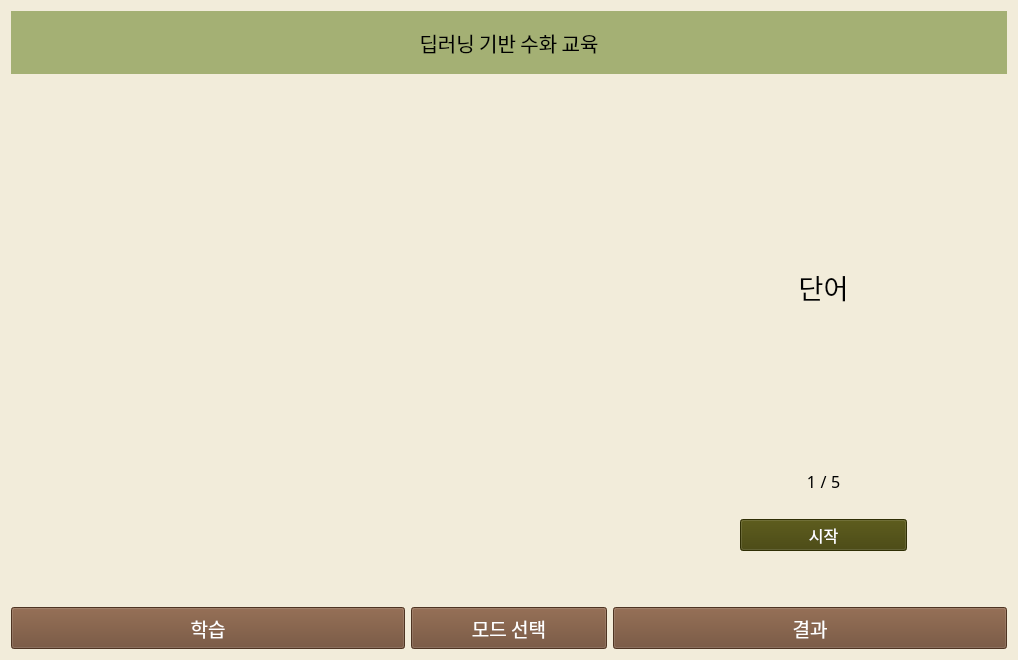
<?xml version="1.0" encoding="UTF-8"?>
<ui version="4.0">
 <class>Form</class>
 <widget class="QWidget" name="Form">
  <property name="geometry">
   <rect>
    <x>0</x>
    <y>0</y>
    <width>1018</width>
    <height>660</height>
   </rect>
  </property>
  <property name="windowTitle">
   <string>Form</string>
  </property>
  <property name="styleSheet">
   <string notr="true">background-color:rgb(242, 236, 218)</string>
  </property>
  <layout class="QGridLayout" name="gridLayout_2">
   <item row="0" column="0">
    <layout class="QGridLayout" name="gridLayout_3">
     <item row="0" column="0">
      <layout class="QGridLayout" name="gridLayout" rowstretch="0,3,25,2">
       <item row="3" column="0">
        <layout class="QHBoxLayout" name="horizontalLayout3" stretch="2,1,2">
         <item>
          <widget class="QPushButton" name="btn_learn">
           <property name="sizePolicy">
            <sizepolicy hsizetype="Minimum" vsizetype="Minimum">
             <horstretch>0</horstretch>
             <verstretch>0</verstretch>
            </sizepolicy>
           </property>
           <property name="font">
            <font>
             <family>한컴 윤고딕 230</family>
             <pointsize>14</pointsize>
            </font>
           </property>
           <property name="styleSheet">
            <string notr="true">QPushButton{
	color: white;
	background-color: rgb(109, 73, 48);
}

QPushButton:hover{
          color: rgb(109, 73, 48);
          background: transparent;
          border: 2px solid brown;
          border-radius: 1px;
}</string>
           </property>
           <property name="text">
            <string>학습</string>
           </property>
          </widget>
         </item>
         <item>
          <widget class="QPushButton" name="btn_mode">
           <property name="sizePolicy">
            <sizepolicy hsizetype="Minimum" vsizetype="Minimum">
             <horstretch>0</horstretch>
             <verstretch>0</verstretch>
            </sizepolicy>
           </property>
           <property name="font">
            <font>
             <family>한컴 윤고딕 230</family>
             <pointsize>14</pointsize>
            </font>
           </property>
           <property name="styleSheet">
            <string notr="true">QPushButton{
	color: white;
	background-color: rgb(109, 73, 48);
}

QPushButton:hover{
          color: rgb(109, 73, 48);
          background: transparent;
          border: 2px solid brown;
          border-radius: 1px;
}</string>
           </property>
           <property name="text">
            <string>모드 선택</string>
           </property>
          </widget>
         </item>
         <item>
          <widget class="QPushButton" name="btn_quiz">
           <property name="sizePolicy">
            <sizepolicy hsizetype="Minimum" vsizetype="Minimum">
             <horstretch>0</horstretch>
             <verstretch>0</verstretch>
            </sizepolicy>
           </property>
           <property name="palette">
            <palette>
             <active>
              <colorrole role="WindowText">
               <brush brushstyle="SolidPattern">
                <color alpha="255">
                 <red>255</red>
                 <green>255</green>
                 <blue>255</blue>
                </color>
               </brush>
              </colorrole>
              <colorrole role="Button">
               <brush brushstyle="SolidPattern">
                <color alpha="255">
                 <red>109</red>
                 <green>73</green>
                 <blue>48</blue>
                </color>
               </brush>
              </colorrole>
              <colorrole role="Text">
               <brush brushstyle="SolidPattern">
                <color alpha="255">
                 <red>255</red>
                 <green>255</green>
                 <blue>255</blue>
                </color>
               </brush>
              </colorrole>
              <colorrole role="ButtonText">
               <brush brushstyle="SolidPattern">
                <color alpha="255">
                 <red>255</red>
                 <green>255</green>
                 <blue>255</blue>
                </color>
               </brush>
              </colorrole>
              <colorrole role="Base">
               <brush brushstyle="SolidPattern">
                <color alpha="255">
                 <red>109</red>
                 <green>73</green>
                 <blue>48</blue>
                </color>
               </brush>
              </colorrole>
              <colorrole role="Window">
               <brush brushstyle="SolidPattern">
                <color alpha="255">
                 <red>109</red>
                 <green>73</green>
                 <blue>48</blue>
                </color>
               </brush>
              </colorrole>
             </active>
             <inactive>
              <colorrole role="WindowText">
               <brush brushstyle="SolidPattern">
                <color alpha="255">
                 <red>255</red>
                 <green>255</green>
                 <blue>255</blue>
                </color>
               </brush>
              </colorrole>
              <colorrole role="Button">
               <brush brushstyle="SolidPattern">
                <color alpha="255">
                 <red>109</red>
                 <green>73</green>
                 <blue>48</blue>
                </color>
               </brush>
              </colorrole>
              <colorrole role="Text">
               <brush brushstyle="SolidPattern">
                <color alpha="255">
                 <red>255</red>
                 <green>255</green>
                 <blue>255</blue>
                </color>
               </brush>
              </colorrole>
              <colorrole role="ButtonText">
               <brush brushstyle="SolidPattern">
                <color alpha="255">
                 <red>255</red>
                 <green>255</green>
                 <blue>255</blue>
                </color>
               </brush>
              </colorrole>
              <colorrole role="Base">
               <brush brushstyle="SolidPattern">
                <color alpha="255">
                 <red>109</red>
                 <green>73</green>
                 <blue>48</blue>
                </color>
               </brush>
              </colorrole>
              <colorrole role="Window">
               <brush brushstyle="SolidPattern">
                <color alpha="255">
                 <red>109</red>
                 <green>73</green>
                 <blue>48</blue>
                </color>
               </brush>
              </colorrole>
             </inactive>
             <disabled>
              <colorrole role="WindowText">
               <brush brushstyle="SolidPattern">
                <color alpha="255">
                 <red>255</red>
                 <green>255</green>
                 <blue>255</blue>
                </color>
               </brush>
              </colorrole>
              <colorrole role="Button">
               <brush brushstyle="SolidPattern">
                <color alpha="255">
                 <red>109</red>
                 <green>73</green>
                 <blue>48</blue>
                </color>
               </brush>
              </colorrole>
              <colorrole role="Text">
               <brush brushstyle="SolidPattern">
                <color alpha="255">
                 <red>255</red>
                 <green>255</green>
                 <blue>255</blue>
                </color>
               </brush>
              </colorrole>
              <colorrole role="ButtonText">
               <brush brushstyle="SolidPattern">
                <color alpha="255">
                 <red>255</red>
                 <green>255</green>
                 <blue>255</blue>
                </color>
               </brush>
              </colorrole>
              <colorrole role="Base">
               <brush brushstyle="SolidPattern">
                <color alpha="255">
                 <red>109</red>
                 <green>73</green>
                 <blue>48</blue>
                </color>
               </brush>
              </colorrole>
              <colorrole role="Window">
               <brush brushstyle="SolidPattern">
                <color alpha="255">
                 <red>109</red>
                 <green>73</green>
                 <blue>48</blue>
                </color>
               </brush>
              </colorrole>
             </disabled>
            </palette>
           </property>
           <property name="font">
            <font>
             <family>한컴 윤고딕 230</family>
             <pointsize>14</pointsize>
            </font>
           </property>
           <property name="styleSheet">
            <string notr="true">QPushButton{
	color: white;
	background-color: rgb(109, 73, 48);
}

QPushButton:hover{
          color: rgb(109, 73, 48);
          background: transparent;
          border: 2px solid brown;
          border-radius: 1px;
}</string>
           </property>
           <property name="text">
            <string>결과</string>
           </property>
          </widget>
         </item>
        </layout>
       </item>
       <item row="1" column="0">
        <layout class="QHBoxLayout" name="horizontalLayout1">
         <item>
          <widget class="QLabel" name="label">
           <property name="font">
            <font>
             <family>한컴 윤고딕 240</family>
             <pointsize>15</pointsize>
            </font>
           </property>
           <property name="styleSheet">
            <string notr="true">background-color:rgb(164, 176, 116)</string>
           </property>
           <property name="text">
            <string>딥러닝 기반 수화 교육</string>
           </property>
           <property name="alignment">
            <set>Qt::AlignCenter</set>
           </property>
          </widget>
         </item>
        </layout>
       </item>
       <item row="2" column="0">
        <layout class="QHBoxLayout" name="horizontalLayout2" stretch="2,1">
         <property name="leftMargin">
          <number>50</number>
         </property>
         <property name="topMargin">
          <number>50</number>
         </property>
         <property name="rightMargin">
          <number>50</number>
         </property>
         <property name="bottomMargin">
          <number>50</number>
         </property>
         <item>
          <layout class="QVBoxLayout" name="verticalLayout_2">
           <property name="leftMargin">
            <number>10</number>
           </property>
           <property name="topMargin">
            <number>10</number>
           </property>
           <property name="rightMargin">
            <number>10</number>
           </property>
           <property name="bottomMargin">
            <number>10</number>
           </property>
           <item>
            <widget class="QLabel" name="lb_camera">
             <property name="text">
              <string/>
             </property>
             <property name="alignment">
              <set>Qt::AlignCenter</set>
             </property>
            </widget>
           </item>
          </layout>
         </item>
         <item>
          <layout class="QVBoxLayout" name="verticalLayout" stretch="5,1,1">
           <property name="leftMargin">
            <number>80</number>
           </property>
           <property name="rightMargin">
            <number>50</number>
           </property>
           <item>
            <widget class="QLabel" name="lb_question">
             <property name="font">
              <font>
               <family>한컴 윤고딕 230</family>
               <pointsize>20</pointsize>
              </font>
             </property>
             <property name="text">
              <string>단어</string>
             </property>
             <property name="alignment">
              <set>Qt::AlignCenter</set>
             </property>
            </widget>
           </item>
           <item>
            <layout class="QHBoxLayout" name="horizontalLayout" stretch="5,1,5">
             <property name="spacing">
              <number>0</number>
             </property>
             <item>
              <widget class="QLabel" name="lb_page">
               <property name="font">
                <font>
                 <family>한컴 윤고딕 230</family>
                 <pointsize>12</pointsize>
                </font>
               </property>
               <property name="text">
                <string>1</string>
               </property>
               <property name="alignment">
                <set>Qt::AlignRight|Qt::AlignTrailing|Qt::AlignVCenter</set>
               </property>
              </widget>
             </item>
             <item>
              <widget class="QLabel" name="label_3">
               <property name="font">
                <font>
                 <family>한컴 윤고딕 230</family>
                 <pointsize>12</pointsize>
                </font>
               </property>
               <property name="text">
                <string>/</string>
               </property>
               <property name="alignment">
                <set>Qt::AlignCenter</set>
               </property>
              </widget>
             </item>
             <item>
              <widget class="QLabel" name="lb_page_all">
               <property name="font">
                <font>
                 <family>한컴 윤고딕 230</family>
                 <pointsize>12</pointsize>
                </font>
               </property>
               <property name="text">
                <string>5</string>
               </property>
              </widget>
             </item>
            </layout>
           </item>
           <item>
            <widget class="QPushButton" name="btn_pass">
             <property name="sizePolicy">
              <sizepolicy hsizetype="Minimum" vsizetype="Fixed">
               <horstretch>0</horstretch>
               <verstretch>0</verstretch>
              </sizepolicy>
             </property>
             <property name="font">
              <font>
               <family>한컴 윤고딕 230</family>
               <pointsize>12</pointsize>
              </font>
             </property>
             <property name="styleSheet">
              <string notr="true">QPushButton{
	color: white;
	background-color: rgb(66, 65, 6);
}

QPushButton:hover{
          color: rgb(66, 65, 6);
          background: transparent;
          border: 2px solid dark green;
          border-radius: 1px;
}</string>
             </property>
             <property name="text">
              <string>시작</string>
             </property>
            </widget>
           </item>
          </layout>
         </item>
        </layout>
       </item>
      </layout>
     </item>
    </layout>
   </item>
  </layout>
 </widget>
 <resources/>
 <connections>
  <connection>
   <sender>btn_mode</sender>
   <signal>clicked()</signal>
   <receiver>Form</receiver>
   <slot>mode_button_onClick()</slot>
   <hints>
    <hint type="sourcelabel">
     <x>480</x>
     <y>628</y>
    </hint>
    <hint type="destinationlabel">
     <x>481</x>
     <y>689</y>
    </hint>
   </hints>
  </connection>
  <connection>
   <sender>btn_learn</sender>
   <signal>clicked()</signal>
   <receiver>Form</receiver>
   <slot>study_button_onClick()</slot>
   <hints>
    <hint type="sourcelabel">
     <x>330</x>
     <y>628</y>
    </hint>
    <hint type="destinationlabel">
     <x>316</x>
     <y>711</y>
    </hint>
   </hints>
  </connection>
  <connection>
   <sender>btn_quiz</sender>
   <signal>clicked()</signal>
   <receiver>Form</receiver>
   <slot>result_button_onClick()</slot>
   <hints>
    <hint type="sourcelabel">
     <x>773</x>
     <y>626</y>
    </hint>
    <hint type="destinationlabel">
     <x>774</x>
     <y>711</y>
    </hint>
   </hints>
  </connection>
 </connections>
 <slots>
  <slot>mode_button_onClick()</slot>
  <slot>study_button_onClick()</slot>
  <slot>result_button_onClick()</slot>
 </slots>
</ui>
